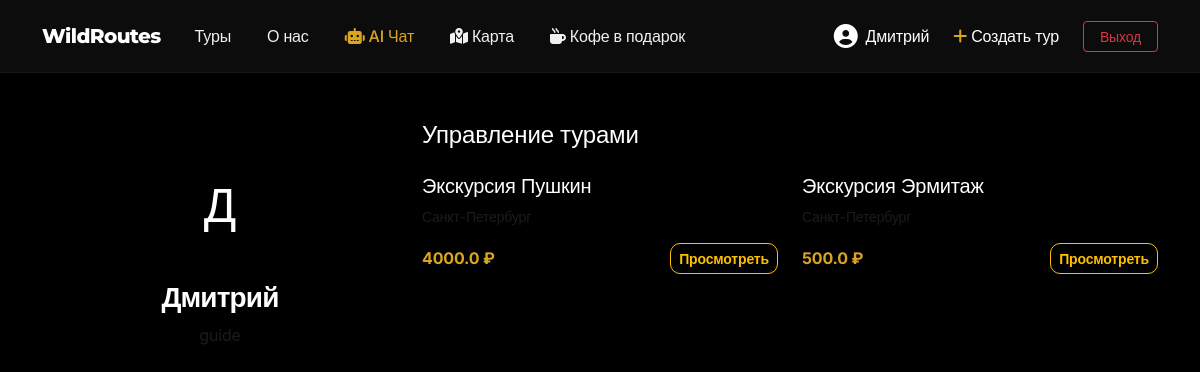
The app's page /profile (signed in), older data.
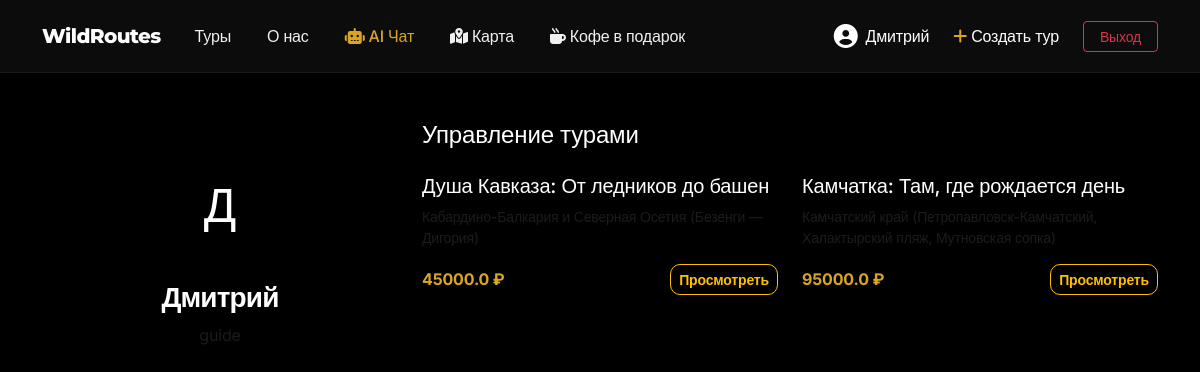
The same page, newer data.
### data/users.py (models this page shows, shortened)
class User(SqlAlchemyBase, UserMixin):
    __tablename__ = 'users'
    id = sqlalchemy.Column(sqlalchemy.Integer, primary_key=True, autoincrement=True)
    name = sqlalchemy.Column(sqlalchemy.String, nullable=False)
    about = sqlalchemy.Column(sqlalchemy.Text, nullable=True)
    email = sqlalchemy.Column(sqlalchemy.String, index=True, unique=True, nullable=False)
    hashed_password = sqlalchemy.Column(sqlalchemy.String, nullable=False)
    created_date = sqlalchemy.Column(sqlalchemy.DateTime, default=datetime.datetime.now)
    role = sqlalchemy.Column(sqlalchemy.String, default='traveler')
    phone = sqlalchemy.Column(sqlalchemy.String, nullable=True)
    avatar_url = sqlalchemy.Column(sqlalchemy.String, nullable=True)
    tours = orm.relationship('Tour', back_populates='guide', cascade='all, delete-orphan')
    bookings = orm.relationship('Booking', back_populates='traveler', cascade='all, delete-orphan')

### data/tours.py (models this page shows, shortened)
class Tour(SqlAlchemyBase):
    __tablename__ = 'tours'
    id = sqlalchemy.Column(sqlalchemy.Integer, primary_key=True, autoincrement=True)
    title = sqlalchemy.Column(sqlalchemy.String, nullable=False)
    description = sqlalchemy.Column(sqlalchemy.Text, nullable=False)
    category = sqlalchemy.Column(sqlalchemy.String, nullable=False)
    duration_days = sqlalchemy.Column(sqlalchemy.Integer, nullable=False)
    price = sqlalchemy.Column(sqlalchemy.Float, nullable=False)
    location = sqlalchemy.Column(sqlalchemy.String, nullable=False)
    max_people = sqlalchemy.Column(sqlalchemy.Integer, nullable=False)
    start_date = sqlalchemy.Column(sqlalchemy.DateTime, nullable=False)
    end_date = sqlalchemy.Column(sqlalchemy.DateTime, nullable=False)
    image_url = sqlalchemy.Column(sqlalchemy.String, nullable=True)
    images = sqlalchemy.Column(sqlalchemy.Text, nullable=True)
    includes = sqlalchemy.Column(sqlalchemy.Text, nullable=True)
    itinerary = sqlalchemy.Column(sqlalchemy.Text, nullable=True)
    organizer_type = sqlalchemy.Column(sqlalchemy.String, default='company')
    company_name = sqlalchemy.Column(sqlalchemy.String, nullable=True)
    company_description = sqlalchemy.Column(sqlalchemy.Text, nullable=True)
    company_phone = sqlalchemy.Column(sqlalchemy.String, nullable=True)
    company_email = sqlalchemy.Column(sqlalchemy.String, nullable=True)
    company_website = sqlalchemy.Column(sqlalchemy.String, nullable=True)
    guide_id = sqlalchemy.Column(sqlalchemy.Integer, sqlalchemy.ForeignKey("users.id"), nullable=True)
    guide = orm.relationship('User', back_populates='tours')
    created_date = sqlalchemy.Column(sqlalchemy.DateTime, default=datetime.datetime.now)
    is_active = sqlalchemy.Column(sqlalchemy.Boolean, default=True)
    bookings = orm.relationship('Booking', back_populates='tour', cascade='all, delete-orphan')

### main.py (the view, shortened to what this page needs)
@app.route("/profile", methods=["GET", "POST"])
@login_required
def profile():
    form = UserProfileForm()
    db_sess = db_session.create_session()
    user = db_sess.get(User, current_user.id)
    user = db_sess.query(User).options(joinedload(User.tours)).filter(User.id == current_user.id).first()
    if not user:
        abort(404)
    if request.method == "GET":
        form.name.data = user.name
        form.email.data = user.email
        form.about.data = user.about
        form.phone.data = user.phone
        form.role.data = user.role
        form.avatar_url.data = user.avatar_url
    return render_template("profile.html", form=form, user=user)

### data/db_session.py (called while the page is built)
def create_session() -> Session:
    global __factory
    return __factory()

### main.py (called while the page is built)
@login_manager.user_loader
def load_user(user_id):
    db_sess = db_session.create_session()
    user = db_sess.query(User).options(joinedload(User.tours)).get(user_id)
    return user

### templates/profile.html
{% extends "base.html" %}
{% block content %}
<div class="container py-5">
    <div class="row g-4">
        <div class="col-lg-4">
            <div class="profile-card text-center bg-panel p-4 rounded-4">
                {% if current_user.avatar_url %}
                <img src="{{ current_user.avatar_url }}" class="profile-avatar mb-3">
                {% else %}
                <div class="bg-accent text-white rounded-circle mx-auto mb-3 d-flex align-items-center justify-content-center" style="width:120px; height:120px; font-size: 3rem;">
                    {{ current_user.name[0].upper() }}
                </div>
                {% endif %}
                <h3 class="text-white">{{ current_user.name }}</h3>
                <p class="text-muted">{{ current_user.role }}</p>
            </div>
        </div>
        <div class="col-lg-8">
            <h4 class="mb-4 text-white">Управление турами</h4>
            <div class="row g-4"> {% for tour in current_user.tours %}
                <div class="col-md-6">
                    <div class="tour-card-modern h-100">
                        <div class="card-body-modern">
                            <h5 class="text-white">{{ tour.title }}</h5>
                            <p class="text-muted small">{{ tour.location }}</p>
                            <div class="d-flex justify-content-between align-items-center mt-3">
                                <span class="text-accent fw-bold">{{ tour.price }} ₽</span>
                                <a href="/tour/{{ tour.id }}" class="btn btn-outline-modern btn-sm">Просмотреть</a>
                            </div>
                        </div>
                    </div>
                </div>
                {% else %}
                <div class="col-12">
                    <div class="p-5 text-center bg-panel rounded-4">
                        <p class="text-muted">Список пуст</p>
                    </div>
                </div>
                {% endfor %}
            </div>
        </div>
    </div>
</div>
{% endblock %}

### templates/base.html (shortened to what this page needs)
<!doctype html>
<html lang="ru">
<head>
    <link href="https://cdn.jsdelivr.net/npm/bootstrap@5.3.0/dist/css/bootstrap.min.css" rel="stylesheet">
    <link rel="stylesheet" href="https://use.fontawesome.com/releases/v6.4.2/css/all.css">
    <link rel="stylesheet" href="{{ url_for('static', filename='css/styles.css') }}"/>
    <link rel="stylesheet" href="{{ url_for('static', filename='css/coffee.css') }}"/>
</head>
<body>
<nav class="navbar navbar-expand-lg navbar-dark navbar-modern">
    <div class="container">
        <a class="navbar-brand" href="/">Wild<span>Routes</span></a>
        <div class="collapse navbar-collapse" id="navbarContent">
            <ul class="navbar-nav me-auto mb-2 mb-lg-0">
                <li class="nav-item"><a class="nav-link" href="/">Туры</a></li>
                <li class="nav-item"><a class="nav-link" href="/about">О нас</a></li>
                <li class="nav-item"><a class="nav-link text-accent" href="/ai-chat"><i class="fas fa-robot me-1"></i>AI Чат</a></li>
                <li class="nav-item"><a class="nav-link" href="/map"><i class="fas fa-map-marked-alt me-1"></i>Карта</a></li>
                <li class="nav-item"><a class="nav-link" href="/coffee"><i class="fa-solid fa-mug-hot me-1"></i>Кофе в подарок</a></li>
            </ul>
            <div class="d-flex align-items-center">
                {% if current_user.is_authenticated %}
                    <a href="/profile" class="text-white text-decoration-none me-4 d-flex align-items-center">
                        <i class="fas fa-user-circle fa-xl me-2"></i>
                        <span>{{ current_user.name }}</span>
                    </a>
                    {% if current_user.role == 'guide' %}
                        <a href="/create_tour" class="text-white text-decoration-none me-4">
                            <i class="fas fa-plus me-1 text-accent"></i>Создать тур
                        </a>
                {% endif %}
                <a href="/logout" class="btn btn-outline-danger btn-sm px-3">Выход</a>
                {% else %}
                    <a href="/login" class="btn btn-link text-white text-decoration-none me-3">Вход</a>
                    <a href="/register" class="btn btn-accent btn-modern">Регистрация</a>
                {% endif %}
            </div>
        </div>
    </div>
</nav>
<main class="content-wrapper">
    {% block content %}{% endblock %}
</main>
</body>
</html>

### static/css/styles.css (style rules this page uses)
:root { --bg-dark: #050505; --bg-panel: #111111; --accent: #FFBF00; --accent-ochre: #DAA520; --accent-glow: rgba(255, 191, 0, 0.2); --text-main: #f0f0f0; --text-muted: #bbbbbb; --glass: rgba(15, 15, 15, 0.85); --danger: #FF4444; --font-main: 'Inter', sans-serif; --font-heading: 'Montserrat', sans-serif; --transition: all 0.3s cubic-bezier(0.4, 0, 0.2, 1); }
body { background-color: var(--bg-dark); color: var(--text-main); font-family: var(--font-main); letter-spacing: -0.01em; overflow-x: hidden; }
h1, h2, h3, .navbar-brand { font-family: var(--font-heading); font-weight: 800; letter-spacing: -0.03em; }
.btn-outline-modern { background: transparent; border: 1px solid var(--accent); color: var(--accent); border-radius: 10px; font-weight: 600; transition: var(--transition); }
.navbar-modern { background: var(--glass); backdrop-filter: blur(15px); -webkit-backdrop-filter: blur(15px); border-bottom: 1px solid rgba(255, 255, 255, 0.05); padding: 1rem 0; }
.nav-link { color: var(--text-main) !important; font-weight: 500; margin: 0 10px; transition: var(--transition); }
.text-accent { color: var(--accent-ochre) !important; }

### static/css/coffee.css (style rules this page uses)
body { background-color: #000; color: #fff; }

Row changes from the older to the newer data that the page shows:
removed Tour: title "Экскурсия Пушкин", location "Санкт-Петербург", price "4000.0"
removed Tour: title "Экскурсия Эрмитаж", location "Санкт-Петербург", price "500.0"
added Tour: title "Душа Кавказа: От ледников до башен", location "Кабардино-Балкария и Северная Осетия (Безенги — Дигория)", price "45000.0"
added Tour: title "Камчатка: Там, где рождается день", location "Камчатский край (Петропавловск-Камчатский, Халактырский пляж, Мутновская сопка)", price "95000.0"
